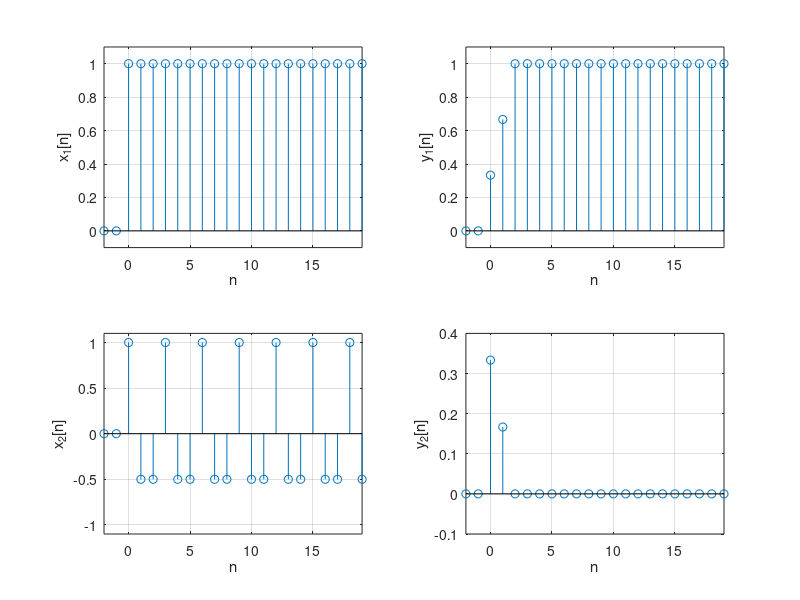

The MATLAB source for this figure:
%
% Example 8.23
%
% Convolution sum
%
x1=[0 0 ones(1,20)]         % unit-step input
n=-2:19; n1=0:19
x2=[0 0 cos(2*pi*n1/3)];    % sinusoidal input
h=(1/3)*ones(1,3);          % impulse response
y=conv(x1,h);y1=y(1:length(n));
y=conv(x2,h);y2=y(1:length(n));
figure(1)
subplot(221)
stem(n,x1);axis([-2 19 -0.1 1.1]); grid; xlabel('n'); ylabel('x_1[n]')
subplot(222)
stem(n(1:22),y1(1:22));axis([-2 19 -0.1 1.1]); grid; xlabel('n'); ylabel('y_1[n]')
subplot(223)
stem(n,x2);;axis([-2 19 -1.1 1.1]); grid; xlabel('n'); ylabel('x_2[n]')
subplot(224)
stem(n(1:22),y2(1:22));axis([-2 19 -0.1 0.4]); grid; xlabel('n'); ylabel('y_2[n]')
